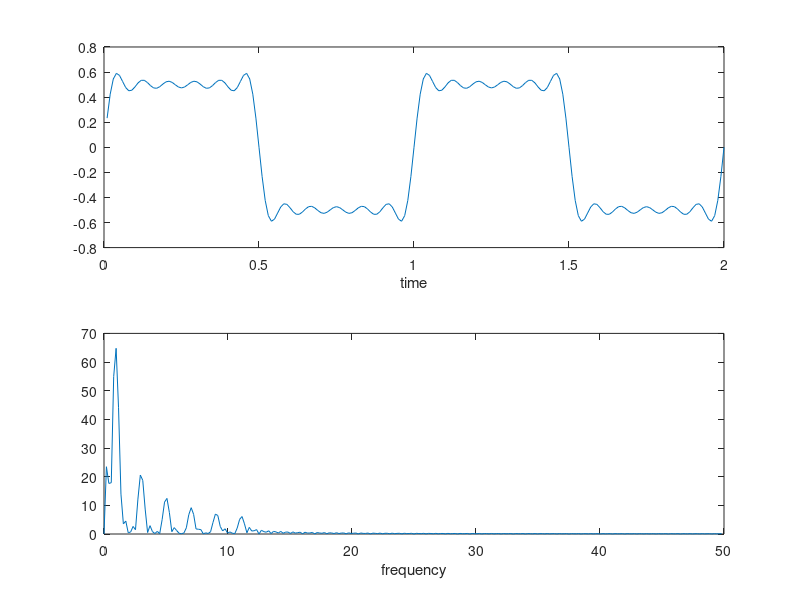

The MATLAB source for this figure:
Fs=100;
t=(1:200)/Fs;
f1=1;
s1=(2/pi)*sin(2*pi*f1*t);
f2=3;
s2=(2/3/pi)*sin(2*pi*f2*t);
f3=5;
s3=(2/5/pi)*sin(2*pi*f3*t);
f4=7;
s4=(2/7/pi)*sin(2*pi*f4*t);
f5=9;
s5=(2/9/pi)*sin(2*pi*f5*t);
f6=11;
s6=(2/11/pi)*sin(2*pi*f6*t);
s=s1+s2+s3+s4+s5+s6;
subplot(211)
plot(t,s)
xlabel('time')
S=fft(s,512);
w=(0:255)/256*(Fs/2);
subplot(212)
plot(w,abs(S(1:256)))
xlabel('frequency')